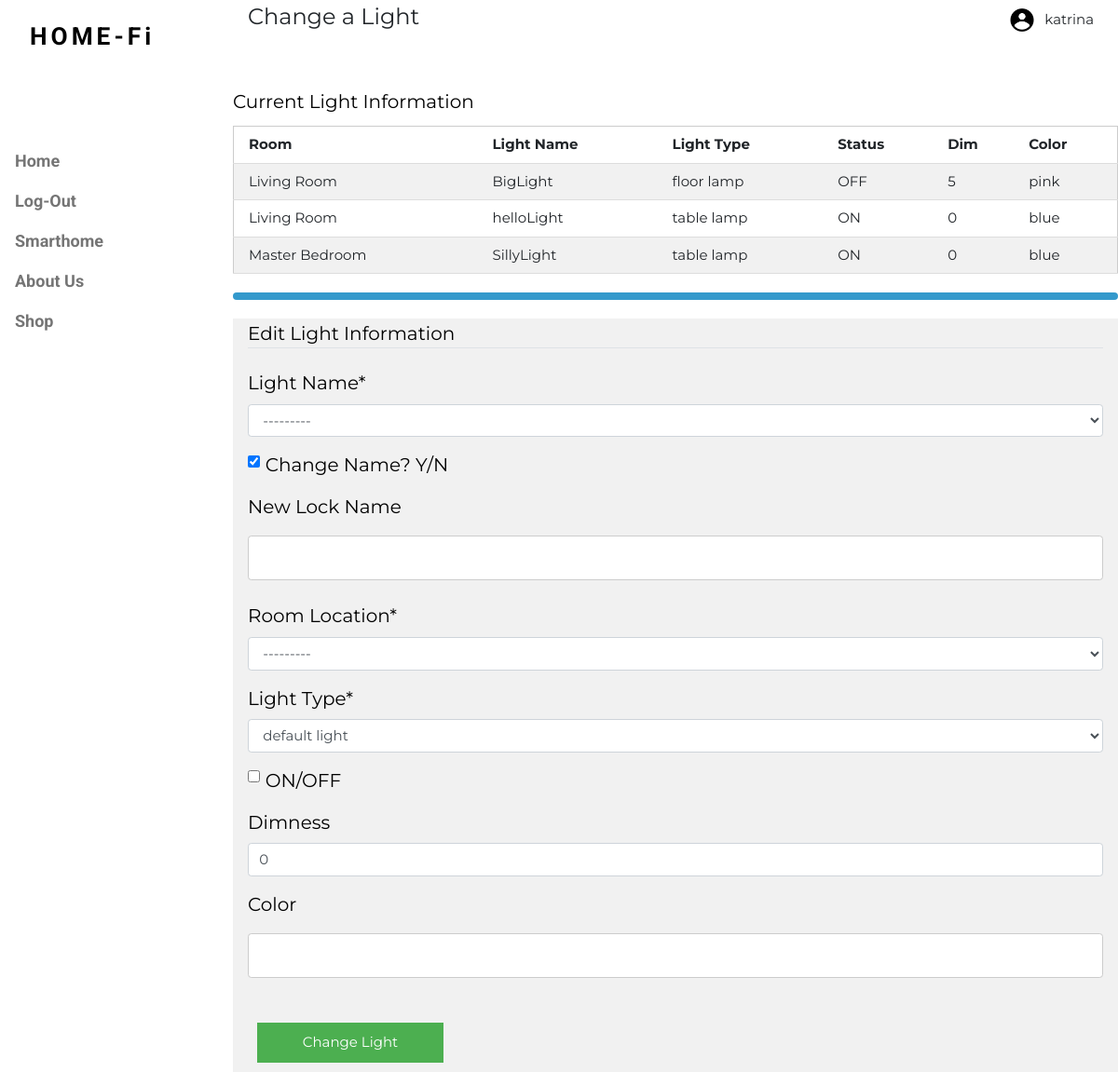
The app's page /changeLights/ (signed in) with its own data.
### homepg/models.py (models this page shows)
class Room(models.Model):
    owner = models.ForeignKey(User, on_delete=models.CASCADE)
    roomName = models.CharField(max_length=20)
    def __str__(self):
        return self.roomName

class Light(models.Model):
    owner = models.ForeignKey(User, on_delete=models.CASCADE)
    roomLoc = models.ForeignKey(Room, on_delete=models.CASCADE, null=True, blank=True)
    lightName = models.CharField(max_length=20)
    lightType = models.CharField(default='default light', max_length=20,
                                 choices=[('default light', 'default light'), ('floor lamp', 'floor lamp'),
                                          ('table lamp', 'table lamp'), ('ceiling light', 'ceiling light')])
    dimness = models.PositiveIntegerField(default=0, validators=[MinValueValidator(0), MaxValueValidator(100)])
    state = models.BooleanField(default=0)
    color = models.CharField(max_length=20)
    def __str__(self):
        return self.lightName

### users/views.py (the view)
# urls.py: path('changeLights/', user_views.changeLights, name="change-lights"),
def changeLights(request):
    if request.method == "POST":
        form = changeLightForm(request.POST, user=request.user)
        if form.is_valid():
            lightsObj = Model.Light()
            tempBool = form.cleaned_data['newNameBool']
            if tempBool:
                lightsObj.lightName = form.cleaned_data['newName']
            elif not tempBool:
                lightsObj.lightName = form.cleaned_data['lightName']
            else:
                print("WHOOPSIE! clearly I coded something wrong wtf")
            lightsObj.roomLoc = form.cleaned_data['roomLoc']
            lightsObj.lightType = form.cleaned_data['lightType']
            lightsObj.color = form.cleaned_data['color']
            lightsObj.dimness = form.cleaned_data['dimness']
            lightsObj.state = form.cleaned_data['state']
            lightsObj.owner = request.user
            entry = Model.Light.objects.get(lightName=str(form.cleaned_data['lightName']))
            entry.delete()
            lightsObj.save()
            messages.success(request, 'Light ' + str(lightsObj.lightName) + ' edited!')
            return redirect("status-page")
    else:
        form = changeLightForm(user=request.user)
    return render(request, 'users/changeLights.html', {'form': form,
                                                       'rooms': Room.objects.filter(owner=request.user),
                                                       'lights': Light.objects.filter(owner=request.user)})

### users/templates/users/changeLights.html (shortened to what this page needs)
{% extends "homepg/base_with_checkbox.html" %}
{% load crispy_forms_tags %}
{% block content %}
	<header class="w3-container w3-xlarge">
		<p class="w3-left">Change a Light</p>
		<p class="w3-right">
			<table>
				<tr>
					<td>{% load static %}<img class="w3-icons" src="{% static 'images/UserIcon.png' %}" alt="Account Icon" style="float: right" /> </td>
					{% if user.is_authenticated %}
						<td style="font-size: 15px;padding:10px"> {{user.username}}</td>
					{% else %}
						<td style="font-size: 15px;padding:10px"> Guest </td>
					{% endif %}
				</tr>
			</table>
		</p>
	</header>
	<p style="padding:5px"></p>
	<table class="w3-table w3-table-all" style="width: 100%; margin:auto; padding:10px;">
		<caption style="font-size:20px; vertical-align:top; caption-side:top; color:#000000;"> Current Light Information</caption>
		<tr>
			<th> Room</th>
			<th>Light Name</th>
			<th> Light Type </th>
			<th> Status </th>
			<th> Dim </th>
			<th> Color </th>
		</tr>
		{% for room in rooms %}
			{% for light in lights%}
				{% if room.id == light.roomLoc.id %}
			<tr>
					<td> {{ room.roomName }}</td>
					<td> {{ light.lightName }} </td>
					<td> {{ light.lightType}}</td>
					{% if light.state == True %}
						<td> ON </td>
					{% else %}
						<td> OFF </td>
					{% endif %}
					<td> {{ light.dimness}} </td>
					<td> {{ light.color }}</td>
			</tr>
				{% endif %}
			{% endfor %}
		{% endfor %}
	</table>
	<hr style="  border-top: 8px solid #3399cc; border-radius: 5px; margin-top: 20px; margin-bottom: 20px;" />
    <form method="POST">
      <div class="w3-display-container w3-container w3-light-grey">
              <fieldset class="form-group" style="font-size:20px">
                  <legend class="border-bottom mb-4" style="font-size:20px">Edit Light Information </legend>
                  {{ form|crispy }}
              </fieldset>
            <button type="submit" style="width: 200px; padding: 10px; left: 50%; margin:10px;">Change Light</button>
          </div>
    </form>
{% endblock content %}

### homepg/static/style.css (style rules this page uses)
html { box-sizing:border-box }
*,*:before,*:after { box-sizing:inherit }
html { -ms-text-size-adjust:100%;-webkit-text-size-adjust:100% }
body { margin:0 }
article,aside,details,figcaption,figure,footer,header,main,menu,nav,section { display:block }
img { border-style:none }
button,input,select,textarea,optgroup { font:inherit;margin:0 }
button,input { overflow:visible }
button,select { text-transform:none }
button,[type=button],[type=reset],[type=submit] { -webkit-appearance:button }
fieldset { border:1px solid #c0c0c0;margin:0 2px;padding:.35em .625em .75em }
legend { color:inherit;display:table;max-width:100%;padding:0;white-space:normal }
[type=checkbox],[type=radio] { padding:0 }
html,body { font-family:Verdana,sans-serif;font-size:15px;line-height:1.5 }
html { overflow-x:hidden }
img { vertical-align:middle }
.w3-icons { max-width:4%;height:auto }
.w3-table,.w3-table-all { border-collapse:collapse;border-spacing:0;width:100%;display:table }
.w3-table-all { border:1px solid #ccc }
.w3-bordered tr,.w3-table-all tr { border-bottom:1px solid #ddd }
.w3-table-all tr:nth-child(odd) { background-color:#fff }
.w3-table-all tr:nth-child(even) { background-color:#f1f1f1 }
.w3-table td,.w3-table th,.w3-table-all td,.w3-table-all th { padding:8px 8px;display:table-cell;text-align:left;vertical-align:top }
.w3-table th:first-child,.w3-table td:first-child,.w3-table-all th:first-child,.w3-table-all td:first-child { padding-left:16px }
.w3-tooltip,.w3-display-container { position:relative }
.w3-container:after,.w3-container:before,.w3-panel:after,.w3-panel:before,.w3-row:after,.w3-row:before,.w3-row-padding:after,.w3-row-padding:before, .w3-cell-row:before,.w3-cell-row:after,.w3-clear:after,.w3-clear:before,.w3-bar:before,.w3-bar:after { content:"";display:table;clear:both }
.w3-content,.w3-auto { margin-left:auto;margin-right:auto }
.w3-content { max-width:980px }
.w3-container,.w3-panel { padding:0.01em 16px }
.w3-xlarge { font-size:24px!important }
.w3-left { float:left!important }
.w3-right { float:right!important }
.w3-light-grey,.w3-hover-light-grey:hover,.w3-light-gray,.w3-hover-light-gray:hover { color:#000!important;background-color:#f1f1f1!important }
button { background-color: #4CAF50; color: white; padding: 14px 20px; margin: 8px 0; border: none; cursor: pointer; width: 100%; }
input[type=text], input[type=password] { width: 100%; padding: 12px 20px; margin: 8px 0; display: inline-block; border: 1px solid #ccc; box-sizing: border-box; }

### homepg/templates/homepg/base_with_checkbox.html (style rules this page uses)
body,h1,h2,h3,h4,h5,h6,.w3-wide { font-family: "Montserrat", sans-serif; }

### records on screen
Room: roomName "Living Room"
Light: lightName "BigLight", lightType "floor lamp", state "OFF", dimness "5", color "pink"
Light: lightName "helloLight", lightType "table lamp", shows "ON", dimness "0", color "blue", roomLoc "---------", lightType "default light"
Room: roomName "Master Bedroom"
Light: lightName "SillyLight", lightType "table lamp", state "ON", dimness "0", color "blue", lightName "---------"

### other values on screen
{{ user.username }} "katrina"
